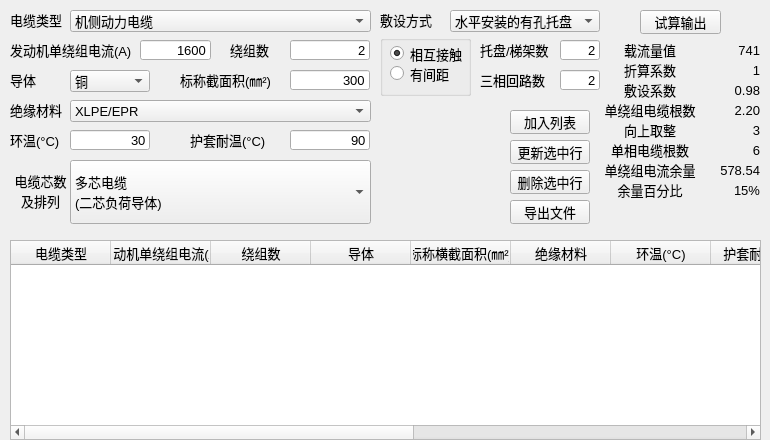
<?xml version="1.0" encoding="UTF-8"?>
<ui version="4.0">
 <class>PowerCableForm</class>
 <widget class="QWidget" name="PowerCableForm">
  <property name="geometry">
   <rect>
    <x>0</x>
    <y>0</y>
    <width>770</width>
    <height>440</height>
   </rect>
  </property>
  <property name="minimumSize">
   <size>
    <width>770</width>
    <height>440</height>
   </size>
  </property>
  <property name="maximumSize">
   <size>
    <width>1920</width>
    <height>1080</height>
   </size>
  </property>
  <property name="baseSize">
   <size>
    <width>770</width>
    <height>440</height>
   </size>
  </property>
  <property name="windowTitle">
   <string>动力电缆计算器</string>
  </property>
  <widget class="QLabel" name="lblI07">
   <property name="geometry">
    <rect>
     <x>10</x>
     <y>165</y>
     <width>61</width>
     <height>51</height>
    </rect>
   </property>
   <property name="font">
    <font>
     <family>Microsoft YaHei UI</family>
     <pointsize>10</pointsize>
    </font>
   </property>
   <property name="text">
    <string>电缆芯数及排列</string>
   </property>
   <property name="alignment">
    <set>Qt::AlignCenter</set>
   </property>
   <property name="wordWrap">
    <bool>true</bool>
   </property>
   <property name="buddy">
    <cstring>cmbCrossType</cstring>
   </property>
  </widget>
  <widget class="QLabel" name="lblI03">
   <property name="geometry">
    <rect>
     <x>10</x>
     <y>70</y>
     <width>51</width>
     <height>20</height>
    </rect>
   </property>
   <property name="font">
    <font>
     <family>Microsoft YaHei UI</family>
     <pointsize>10</pointsize>
    </font>
   </property>
   <property name="text">
    <string>导体</string>
   </property>
   <property name="buddy">
    <cstring>cmbConductor</cstring>
   </property>
  </widget>
  <widget class="QLineEdit" name="lineECS">
   <property name="geometry">
    <rect>
     <x>290</x>
     <y>70</y>
     <width>80</width>
     <height>20</height>
    </rect>
   </property>
   <property name="font">
    <font>
     <family>Microsoft YaHei UI</family>
     <pointsize>10</pointsize>
    </font>
   </property>
   <property name="inputMask">
    <string/>
   </property>
   <property name="text">
    <string>300</string>
   </property>
   <property name="maxLength">
    <number>5</number>
   </property>
   <property name="alignment">
    <set>Qt::AlignRight|Qt::AlignTrailing|Qt::AlignVCenter</set>
   </property>
  </widget>
  <widget class="QLabel" name="lblI04">
   <property name="geometry">
    <rect>
     <x>180</x>
     <y>70</y>
     <width>100</width>
     <height>20</height>
    </rect>
   </property>
   <property name="font">
    <font>
     <family>Microsoft YaHei UI</family>
     <pointsize>10</pointsize>
    </font>
   </property>
   <property name="text">
    <string>标称截面积(㎜²)</string>
   </property>
   <property name="buddy">
    <cstring>lineECS</cstring>
   </property>
  </widget>
  <widget class="QLabel" name="lblI02">
   <property name="geometry">
    <rect>
     <x>10</x>
     <y>40</y>
     <width>131</width>
     <height>20</height>
    </rect>
   </property>
   <property name="font">
    <font>
     <family>Microsoft YaHei UI</family>
     <pointsize>10</pointsize>
    </font>
   </property>
   <property name="text">
    <string>发动机单绕组电流(A)</string>
   </property>
   <property name="buddy">
    <cstring>lineEEC</cstring>
   </property>
  </widget>
  <widget class="QLineEdit" name="lineEEC">
   <property name="geometry">
    <rect>
     <x>140</x>
     <y>40</y>
     <width>71</width>
     <height>20</height>
    </rect>
   </property>
   <property name="font">
    <font>
     <family>Microsoft YaHei UI</family>
     <pointsize>10</pointsize>
    </font>
   </property>
   <property name="inputMask">
    <string/>
   </property>
   <property name="text">
    <string>1600</string>
   </property>
   <property name="maxLength">
    <number>5</number>
   </property>
   <property name="alignment">
    <set>Qt::AlignRight|Qt::AlignTrailing|Qt::AlignVCenter</set>
   </property>
  </widget>
  <widget class="QComboBox" name="cmbPCType">
   <property name="geometry">
    <rect>
     <x>70</x>
     <y>10</y>
     <width>301</width>
     <height>22</height>
    </rect>
   </property>
   <property name="font">
    <font>
     <family>Microsoft YaHei UI</family>
     <pointsize>10</pointsize>
    </font>
   </property>
   <property name="currentText">
    <string>机侧动力电缆</string>
   </property>
   <property name="frame">
    <bool>true</bool>
   </property>
   <item>
    <property name="text">
     <string>机侧动力电缆</string>
    </property>
   </item>
   <item>
    <property name="text">
     <string>网侧动力电缆</string>
    </property>
   </item>
   <item>
    <property name="text">
     <string>地埋电缆</string>
    </property>
   </item>
  </widget>
  <widget class="QLabel" name="lblI01">
   <property name="geometry">
    <rect>
     <x>10</x>
     <y>10</y>
     <width>61</width>
     <height>20</height>
    </rect>
   </property>
   <property name="font">
    <font>
     <family>Microsoft YaHei UI</family>
     <pointsize>10</pointsize>
    </font>
   </property>
   <property name="text">
    <string>电缆类型</string>
   </property>
   <property name="buddy">
    <cstring>cmbPCType</cstring>
   </property>
  </widget>
  <widget class="QComboBox" name="cmbConductor">
   <property name="geometry">
    <rect>
     <x>70</x>
     <y>70</y>
     <width>80</width>
     <height>22</height>
    </rect>
   </property>
   <property name="font">
    <font>
     <family>Microsoft YaHei UI</family>
     <pointsize>10</pointsize>
    </font>
   </property>
   <item>
    <property name="text">
     <string>铜</string>
    </property>
   </item>
   <item>
    <property name="text">
     <string>铝</string>
    </property>
   </item>
  </widget>
  <widget class="QLabel" name="lblI05">
   <property name="geometry">
    <rect>
     <x>10</x>
     <y>100</y>
     <width>60</width>
     <height>20</height>
    </rect>
   </property>
   <property name="font">
    <font>
     <family>Microsoft YaHei UI</family>
     <pointsize>10</pointsize>
    </font>
   </property>
   <property name="text">
    <string>绝缘材料</string>
   </property>
   <property name="buddy">
    <cstring>cmbMaterial</cstring>
   </property>
  </widget>
  <widget class="QComboBox" name="cmbMaterial">
   <property name="geometry">
    <rect>
     <x>70</x>
     <y>100</y>
     <width>301</width>
     <height>22</height>
    </rect>
   </property>
   <property name="font">
    <font>
     <family>Microsoft YaHei UI</family>
     <pointsize>10</pointsize>
    </font>
   </property>
   <item>
    <property name="text">
     <string>XLPE/EPR</string>
    </property>
   </item>
   <item>
    <property name="text">
     <string>PVC</string>
    </property>
   </item>
   <item>
    <property name="text">
     <string>矿物绝缘(PVC外护套与易于接触的裸护套70℃)</string>
    </property>
   </item>
   <item>
    <property name="text">
     <string>矿物绝缘(不允许接触的裸护套105℃)</string>
    </property>
   </item>
  </widget>
  <widget class="QLabel" name="lblI06">
   <property name="geometry">
    <rect>
     <x>190</x>
     <y>130</y>
     <width>91</width>
     <height>20</height>
    </rect>
   </property>
   <property name="font">
    <font>
     <family>Microsoft YaHei UI</family>
     <pointsize>10</pointsize>
    </font>
   </property>
   <property name="text">
    <string>护套耐温(°C)</string>
   </property>
   <property name="buddy">
    <cstring>lineESTR</cstring>
   </property>
  </widget>
  <widget class="QLineEdit" name="lineESTR">
   <property name="geometry">
    <rect>
     <x>290</x>
     <y>130</y>
     <width>80</width>
     <height>20</height>
    </rect>
   </property>
   <property name="font">
    <font>
     <family>Microsoft YaHei UI</family>
     <pointsize>10</pointsize>
    </font>
   </property>
   <property name="inputMask">
    <string/>
   </property>
   <property name="text">
    <string>90</string>
   </property>
   <property name="alignment">
    <set>Qt::AlignRight|Qt::AlignTrailing|Qt::AlignVCenter</set>
   </property>
  </widget>
  <widget class="QComboBox" name="cmbCrossType">
   <property name="geometry">
    <rect>
     <x>70</x>
     <y>160</y>
     <width>301</width>
     <height>64</height>
    </rect>
   </property>
   <property name="minimumSize">
    <size>
     <width>53</width>
     <height>64</height>
    </size>
   </property>
   <property name="maximumSize">
    <size>
     <width>16777215</width>
     <height>64</height>
    </size>
   </property>
   <property name="baseSize">
    <size>
     <width>0</width>
     <height>64</height>
    </size>
   </property>
   <property name="font">
    <font>
     <family>Microsoft YaHei UI</family>
     <pointsize>10</pointsize>
    </font>
   </property>
   <property name="iconSize">
    <size>
     <width>53</width>
     <height>64</height>
    </size>
   </property>
   <item>
    <property name="text">
     <string>多芯电缆
(二芯负荷导体)</string>
    </property>
   </item>
   <item>
    <property name="text">
     <string>多芯电缆
(三芯负荷导体)</string>
    </property>
   </item>
   <item>
    <property name="text">
     <string>单芯电缆
(相互接触的二根负荷导体)</string>
    </property>
   </item>
   <item>
    <property name="text">
     <string>单芯电缆
(相互接触的二根负荷导体)</string>
    </property>
   </item>
   <item>
    <property name="text">
     <string>单芯电缆
(扁平敷设相互接触的三根负荷导体)</string>
    </property>
   </item>
   <item>
    <property name="text">
     <string>单芯电缆
(扁平敷设的水平有间距的三根负荷导体)</string>
    </property>
   </item>
   <item>
    <property name="text">
     <string>单芯电缆
(扁平敷设的垂直有间距的三根负荷导体)</string>
    </property>
   </item>
  </widget>
  <widget class="QLabel" name="lblI08">
   <property name="geometry">
    <rect>
     <x>230</x>
     <y>40</y>
     <width>51</width>
     <height>20</height>
    </rect>
   </property>
   <property name="font">
    <font>
     <family>Microsoft YaHei UI</family>
     <pointsize>10</pointsize>
    </font>
   </property>
   <property name="text">
    <string>绕组数</string>
   </property>
   <property name="buddy">
    <cstring>lineEWings</cstring>
   </property>
  </widget>
  <widget class="QLineEdit" name="lineEWings">
   <property name="geometry">
    <rect>
     <x>290</x>
     <y>40</y>
     <width>80</width>
     <height>20</height>
    </rect>
   </property>
   <property name="font">
    <font>
     <family>Microsoft YaHei UI</family>
     <pointsize>10</pointsize>
    </font>
   </property>
   <property name="inputMask">
    <string/>
   </property>
   <property name="text">
    <string>2</string>
   </property>
   <property name="maxLength">
    <number>2</number>
   </property>
   <property name="alignment">
    <set>Qt::AlignRight|Qt::AlignTrailing|Qt::AlignVCenter</set>
   </property>
  </widget>
  <widget class="QLabel" name="lblI09">
   <property name="geometry">
    <rect>
     <x>380</x>
     <y>10</y>
     <width>61</width>
     <height>20</height>
    </rect>
   </property>
   <property name="font">
    <font>
     <family>Microsoft YaHei UI</family>
     <pointsize>10</pointsize>
    </font>
   </property>
   <property name="text">
    <string>敷设方式</string>
   </property>
  </widget>
  <widget class="QLabel" name="lblI10">
   <property name="geometry">
    <rect>
     <x>10</x>
     <y>130</y>
     <width>51</width>
     <height>20</height>
    </rect>
   </property>
   <property name="font">
    <font>
     <family>Microsoft YaHei UI</family>
     <pointsize>10</pointsize>
    </font>
   </property>
   <property name="text">
    <string>环温(°C)</string>
   </property>
   <property name="buddy">
    <cstring>lineEAmbientT</cstring>
   </property>
  </widget>
  <widget class="QLineEdit" name="lineEAmbientT">
   <property name="geometry">
    <rect>
     <x>70</x>
     <y>130</y>
     <width>80</width>
     <height>20</height>
    </rect>
   </property>
   <property name="font">
    <font>
     <family>Microsoft YaHei UI</family>
     <pointsize>10</pointsize>
    </font>
   </property>
   <property name="inputMask">
    <string/>
   </property>
   <property name="text">
    <string>30</string>
   </property>
   <property name="alignment">
    <set>Qt::AlignRight|Qt::AlignTrailing|Qt::AlignVCenter</set>
   </property>
  </widget>
  <widget class="QComboBox" name="cmbLayingType">
   <property name="geometry">
    <rect>
     <x>450</x>
     <y>10</y>
     <width>150</width>
     <height>22</height>
    </rect>
   </property>
   <property name="font">
    <font>
     <family>Microsoft YaHei UI</family>
     <pointsize>10</pointsize>
    </font>
   </property>
   <item>
    <property name="text">
     <string>水平安装的有孔托盘</string>
    </property>
   </item>
   <item>
    <property name="text">
     <string>垂直安装的有孔托盘</string>
    </property>
   </item>
   <item>
    <property name="text">
     <string>梯架和线夹等</string>
    </property>
   </item>
  </widget>
  <widget class="QGroupBox" name="groupBox">
   <property name="geometry">
    <rect>
     <x>380</x>
     <y>35</y>
     <width>91</width>
     <height>61</height>
    </rect>
   </property>
   <property name="font">
    <font>
     <family>Microsoft YaHei UI</family>
     <pointsize>10</pointsize>
    </font>
   </property>
   <property name="title">
    <string/>
   </property>
   <widget class="QRadioButton" name="rbSpace">
    <property name="geometry">
     <rect>
      <x>10</x>
      <y>30</y>
      <width>82</width>
      <height>17</height>
     </rect>
    </property>
    <property name="font">
     <font>
      <family>Microsoft YaHei UI</family>
      <pointsize>10</pointsize>
     </font>
    </property>
    <property name="text">
     <string>有间距</string>
    </property>
   </widget>
   <widget class="QRadioButton" name="rbTouch">
    <property name="geometry">
     <rect>
      <x>10</x>
      <y>10</y>
      <width>82</width>
      <height>17</height>
     </rect>
    </property>
    <property name="font">
     <font>
      <family>Microsoft YaHei UI</family>
      <pointsize>10</pointsize>
     </font>
    </property>
    <property name="text">
     <string>相互接触</string>
    </property>
    <property name="checked">
     <bool>true</bool>
    </property>
   </widget>
  </widget>
  <widget class="QLineEdit" name="lineENumber">
   <property name="geometry">
    <rect>
     <x>560</x>
     <y>40</y>
     <width>40</width>
     <height>20</height>
    </rect>
   </property>
   <property name="font">
    <font>
     <family>Microsoft YaHei UI</family>
     <pointsize>10</pointsize>
    </font>
   </property>
   <property name="inputMask">
    <string/>
   </property>
   <property name="text">
    <string>2</string>
   </property>
   <property name="maxLength">
    <number>1</number>
   </property>
   <property name="alignment">
    <set>Qt::AlignRight|Qt::AlignTrailing|Qt::AlignVCenter</set>
   </property>
  </widget>
  <widget class="QLabel" name="lblI11">
   <property name="geometry">
    <rect>
     <x>480</x>
     <y>40</y>
     <width>80</width>
     <height>20</height>
    </rect>
   </property>
   <property name="font">
    <font>
     <family>Microsoft YaHei UI</family>
     <pointsize>10</pointsize>
    </font>
   </property>
   <property name="text">
    <string>托盘/梯架数</string>
   </property>
   <property name="buddy">
    <cstring>lineENumber</cstring>
   </property>
  </widget>
  <widget class="QLineEdit" name="lineECircuits">
   <property name="geometry">
    <rect>
     <x>560</x>
     <y>70</y>
     <width>40</width>
     <height>20</height>
    </rect>
   </property>
   <property name="font">
    <font>
     <family>Microsoft YaHei UI</family>
     <pointsize>10</pointsize>
    </font>
   </property>
   <property name="inputMask">
    <string/>
   </property>
   <property name="text">
    <string>2</string>
   </property>
   <property name="maxLength">
    <number>1</number>
   </property>
   <property name="alignment">
    <set>Qt::AlignRight|Qt::AlignTrailing|Qt::AlignVCenter</set>
   </property>
  </widget>
  <widget class="QLabel" name="lblI12">
   <property name="geometry">
    <rect>
     <x>480</x>
     <y>70</y>
     <width>80</width>
     <height>20</height>
    </rect>
   </property>
   <property name="font">
    <font>
     <family>Microsoft YaHei UI</family>
     <pointsize>10</pointsize>
    </font>
   </property>
   <property name="text">
    <string>三相回路数</string>
   </property>
   <property name="buddy">
    <cstring>lineECircuits</cstring>
   </property>
  </widget>
  <widget class="QLabel" name="lblO04">
   <property name="geometry">
    <rect>
     <x>600</x>
     <y>100</y>
     <width>100</width>
     <height>20</height>
    </rect>
   </property>
   <property name="font">
    <font>
     <family>Microsoft YaHei UI</family>
     <pointsize>10</pointsize>
    </font>
   </property>
   <property name="text">
    <string>单绕组电缆根数</string>
   </property>
   <property name="alignment">
    <set>Qt::AlignCenter</set>
   </property>
   <property name="wordWrap">
    <bool>true</bool>
   </property>
  </widget>
  <widget class="QLabel" name="lblO06">
   <property name="geometry">
    <rect>
     <x>600</x>
     <y>140</y>
     <width>100</width>
     <height>20</height>
    </rect>
   </property>
   <property name="font">
    <font>
     <family>Microsoft YaHei UI</family>
     <pointsize>10</pointsize>
    </font>
   </property>
   <property name="text">
    <string>单相电缆根数</string>
   </property>
   <property name="alignment">
    <set>Qt::AlignCenter</set>
   </property>
  </widget>
  <widget class="QLabel" name="lblO05">
   <property name="geometry">
    <rect>
     <x>600</x>
     <y>120</y>
     <width>100</width>
     <height>20</height>
    </rect>
   </property>
   <property name="font">
    <font>
     <family>Microsoft YaHei UI</family>
     <pointsize>10</pointsize>
    </font>
   </property>
   <property name="text">
    <string>向上取整</string>
   </property>
   <property name="alignment">
    <set>Qt::AlignCenter</set>
   </property>
   <property name="wordWrap">
    <bool>true</bool>
   </property>
  </widget>
  <widget class="QLabel" name="lblO07">
   <property name="geometry">
    <rect>
     <x>600</x>
     <y>160</y>
     <width>100</width>
     <height>20</height>
    </rect>
   </property>
   <property name="font">
    <font>
     <family>Microsoft YaHei UI</family>
     <pointsize>10</pointsize>
    </font>
   </property>
   <property name="text">
    <string>单绕组电流余量</string>
   </property>
   <property name="alignment">
    <set>Qt::AlignCenter</set>
   </property>
  </widget>
  <widget class="QLabel" name="lblO08">
   <property name="geometry">
    <rect>
     <x>600</x>
     <y>180</y>
     <width>100</width>
     <height>20</height>
    </rect>
   </property>
   <property name="font">
    <font>
     <family>Microsoft YaHei UI</family>
     <pointsize>10</pointsize>
    </font>
   </property>
   <property name="text">
    <string>余量百分比</string>
   </property>
   <property name="alignment">
    <set>Qt::AlignCenter</set>
   </property>
  </widget>
  <widget class="QLabel" name="lblOSNum">
   <property name="geometry">
    <rect>
     <x>700</x>
     <y>100</y>
     <width>60</width>
     <height>20</height>
    </rect>
   </property>
   <property name="font">
    <font>
     <family>Microsoft YaHei UI</family>
     <pointsize>10</pointsize>
    </font>
   </property>
   <property name="text">
    <string>2.20</string>
   </property>
   <property name="alignment">
    <set>Qt::AlignRight|Qt::AlignTrailing|Qt::AlignVCenter</set>
   </property>
  </widget>
  <widget class="QLabel" name="lblOSNumUp">
   <property name="geometry">
    <rect>
     <x>700</x>
     <y>120</y>
     <width>60</width>
     <height>20</height>
    </rect>
   </property>
   <property name="font">
    <font>
     <family>Microsoft YaHei UI</family>
     <pointsize>10</pointsize>
    </font>
   </property>
   <property name="text">
    <string>3</string>
   </property>
   <property name="alignment">
    <set>Qt::AlignRight|Qt::AlignTrailing|Qt::AlignVCenter</set>
   </property>
  </widget>
  <widget class="QLabel" name="lblOSDNum">
   <property name="geometry">
    <rect>
     <x>700</x>
     <y>140</y>
     <width>60</width>
     <height>20</height>
    </rect>
   </property>
   <property name="font">
    <font>
     <family>Microsoft YaHei UI</family>
     <pointsize>10</pointsize>
    </font>
   </property>
   <property name="text">
    <string>6</string>
   </property>
   <property name="alignment">
    <set>Qt::AlignRight|Qt::AlignTrailing|Qt::AlignVCenter</set>
   </property>
  </widget>
  <widget class="QLabel" name="lblOECLeftNum">
   <property name="geometry">
    <rect>
     <x>700</x>
     <y>160</y>
     <width>60</width>
     <height>20</height>
    </rect>
   </property>
   <property name="font">
    <font>
     <family>Microsoft YaHei UI</family>
     <pointsize>10</pointsize>
    </font>
   </property>
   <property name="text">
    <string>578.54</string>
   </property>
   <property name="alignment">
    <set>Qt::AlignRight|Qt::AlignTrailing|Qt::AlignVCenter</set>
   </property>
  </widget>
  <widget class="QLabel" name="lblOECPer">
   <property name="geometry">
    <rect>
     <x>700</x>
     <y>180</y>
     <width>60</width>
     <height>20</height>
    </rect>
   </property>
   <property name="font">
    <font>
     <family>Microsoft YaHei UI</family>
     <pointsize>10</pointsize>
    </font>
   </property>
   <property name="text">
    <string>15%</string>
   </property>
   <property name="alignment">
    <set>Qt::AlignRight|Qt::AlignTrailing|Qt::AlignVCenter</set>
   </property>
   <property name="wordWrap">
    <bool>true</bool>
   </property>
  </widget>
  <widget class="QTableWidget" name="tblList">
   <property name="geometry">
    <rect>
     <x>10</x>
     <y>240</y>
     <width>751</width>
     <height>200</height>
    </rect>
   </property>
   <property name="font">
    <font>
     <family>Microsoft YaHei UI</family>
     <pointsize>10</pointsize>
    </font>
   </property>
   <property name="editTriggers">
    <set>QAbstractItemView::DoubleClicked|QAbstractItemView::SelectedClicked</set>
   </property>
   <column>
    <property name="text">
     <string>电缆类型</string>
    </property>
   </column>
   <column>
    <property name="text">
     <string>发动机单绕组电流(A)</string>
    </property>
   </column>
   <column>
    <property name="text">
     <string>绕组数</string>
    </property>
   </column>
   <column>
    <property name="text">
     <string>导体</string>
    </property>
   </column>
   <column>
    <property name="text">
     <string>标称横截面积(㎜²)</string>
    </property>
   </column>
   <column>
    <property name="text">
     <string>绝缘材料</string>
    </property>
   </column>
   <column>
    <property name="text">
     <string>环温(°C)</string>
    </property>
   </column>
   <column>
    <property name="text">
     <string>护套耐温(°C)</string>
    </property>
   </column>
   <column>
    <property name="text">
     <string>电缆芯数排列</string>
    </property>
   </column>
   <column>
    <property name="text">
     <string>敷设方式</string>
    </property>
   </column>
   <column>
    <property name="text">
     <string>是否接触</string>
    </property>
   </column>
   <column>
    <property name="text">
     <string>托盘/梯架数</string>
    </property>
   </column>
   <column>
    <property name="text">
     <string>三相回路数</string>
    </property>
   </column>
  </widget>
  <widget class="QPushButton" name="btnCalculation">
   <property name="geometry">
    <rect>
     <x>640</x>
     <y>10</y>
     <width>81</width>
     <height>24</height>
    </rect>
   </property>
   <property name="font">
    <font>
     <family>Microsoft YaHei UI</family>
     <pointsize>10</pointsize>
    </font>
   </property>
   <property name="text">
    <string>试算输出</string>
   </property>
  </widget>
  <widget class="QPushButton" name="btnAdd">
   <property name="geometry">
    <rect>
     <x>510</x>
     <y>110</y>
     <width>80</width>
     <height>24</height>
    </rect>
   </property>
   <property name="font">
    <font>
     <family>Microsoft YaHei UI</family>
     <pointsize>10</pointsize>
    </font>
   </property>
   <property name="text">
    <string>加入列表</string>
   </property>
  </widget>
  <widget class="QPushButton" name="btnUpdate">
   <property name="geometry">
    <rect>
     <x>510</x>
     <y>140</y>
     <width>80</width>
     <height>24</height>
    </rect>
   </property>
   <property name="font">
    <font>
     <family>Microsoft YaHei UI</family>
     <pointsize>10</pointsize>
    </font>
   </property>
   <property name="text">
    <string>更新选中行</string>
   </property>
  </widget>
  <widget class="QPushButton" name="btnDelete">
   <property name="geometry">
    <rect>
     <x>510</x>
     <y>170</y>
     <width>80</width>
     <height>24</height>
    </rect>
   </property>
   <property name="font">
    <font>
     <family>Microsoft YaHei UI</family>
     <pointsize>10</pointsize>
    </font>
   </property>
   <property name="text">
    <string>删除选中行</string>
   </property>
  </widget>
  <widget class="QPushButton" name="btnExport">
   <property name="geometry">
    <rect>
     <x>510</x>
     <y>200</y>
     <width>80</width>
     <height>24</height>
    </rect>
   </property>
   <property name="font">
    <font>
     <family>Microsoft YaHei UI</family>
     <pointsize>10</pointsize>
    </font>
   </property>
   <property name="text">
    <string>导出文件</string>
   </property>
  </widget>
  <widget class="QLabel" name="lblLayingImg">
   <property name="geometry">
    <rect>
     <x>390</x>
     <y>110</y>
     <width>111</width>
     <height>113</height>
    </rect>
   </property>
   <property name="minimumSize">
    <size>
     <width>0</width>
     <height>113</height>
    </size>
   </property>
   <property name="maximumSize">
    <size>
     <width>16777215</width>
     <height>113</height>
    </size>
   </property>
   <property name="baseSize">
    <size>
     <width>0</width>
     <height>113</height>
    </size>
   </property>
   <property name="font">
    <font>
     <family>Microsoft YaHei UI</family>
     <pointsize>10</pointsize>
    </font>
   </property>
   <property name="frameShadow">
    <enum>QFrame::Raised</enum>
   </property>
   <property name="text">
    <string/>
   </property>
   <property name="alignment">
    <set>Qt::AlignCenter</set>
   </property>
  </widget>
  <widget class="QLabel" name="lblOECNum">
   <property name="geometry">
    <rect>
     <x>700</x>
     <y>40</y>
     <width>60</width>
     <height>20</height>
    </rect>
   </property>
   <property name="font">
    <font>
     <family>Microsoft YaHei UI</family>
     <pointsize>10</pointsize>
    </font>
   </property>
   <property name="text">
    <string>741</string>
   </property>
   <property name="alignment">
    <set>Qt::AlignRight|Qt::AlignTrailing|Qt::AlignVCenter</set>
   </property>
  </widget>
  <widget class="QLabel" name="lblO01">
   <property name="geometry">
    <rect>
     <x>600</x>
     <y>40</y>
     <width>100</width>
     <height>20</height>
    </rect>
   </property>
   <property name="font">
    <font>
     <family>Microsoft YaHei UI</family>
     <pointsize>10</pointsize>
    </font>
   </property>
   <property name="text">
    <string>载流量值</string>
   </property>
   <property name="alignment">
    <set>Qt::AlignCenter</set>
   </property>
   <property name="wordWrap">
    <bool>true</bool>
   </property>
  </widget>
  <widget class="QLabel" name="lblO02">
   <property name="geometry">
    <rect>
     <x>600</x>
     <y>60</y>
     <width>100</width>
     <height>20</height>
    </rect>
   </property>
   <property name="font">
    <font>
     <family>Microsoft YaHei UI</family>
     <pointsize>10</pointsize>
    </font>
   </property>
   <property name="text">
    <string>折算系数</string>
   </property>
   <property name="alignment">
    <set>Qt::AlignCenter</set>
   </property>
   <property name="wordWrap">
    <bool>true</bool>
   </property>
  </widget>
  <widget class="QLabel" name="lblOCFnum">
   <property name="geometry">
    <rect>
     <x>700</x>
     <y>60</y>
     <width>60</width>
     <height>20</height>
    </rect>
   </property>
   <property name="font">
    <font>
     <family>Microsoft YaHei UI</family>
     <pointsize>10</pointsize>
    </font>
   </property>
   <property name="text">
    <string>1</string>
   </property>
   <property name="alignment">
    <set>Qt::AlignRight|Qt::AlignTrailing|Qt::AlignVCenter</set>
   </property>
  </widget>
  <widget class="QLabel" name="lblO03">
   <property name="geometry">
    <rect>
     <x>600</x>
     <y>80</y>
     <width>100</width>
     <height>20</height>
    </rect>
   </property>
   <property name="font">
    <font>
     <family>Microsoft YaHei UI</family>
     <pointsize>10</pointsize>
    </font>
   </property>
   <property name="text">
    <string>敷设系数</string>
   </property>
   <property name="alignment">
    <set>Qt::AlignCenter</set>
   </property>
   <property name="wordWrap">
    <bool>true</bool>
   </property>
  </widget>
  <widget class="QLabel" name="lblOACF">
   <property name="geometry">
    <rect>
     <x>700</x>
     <y>80</y>
     <width>60</width>
     <height>20</height>
    </rect>
   </property>
   <property name="font">
    <font>
     <family>Microsoft YaHei UI</family>
     <pointsize>10</pointsize>
    </font>
   </property>
   <property name="text">
    <string>0.98</string>
   </property>
   <property name="alignment">
    <set>Qt::AlignRight|Qt::AlignTrailing|Qt::AlignVCenter</set>
   </property>
  </widget>
 </widget>
 <tabstops>
  <tabstop>cmbPCType</tabstop>
  <tabstop>lineEEC</tabstop>
  <tabstop>lineEWings</tabstop>
  <tabstop>cmbConductor</tabstop>
  <tabstop>lineECS</tabstop>
  <tabstop>cmbMaterial</tabstop>
  <tabstop>lineEAmbientT</tabstop>
  <tabstop>lineESTR</tabstop>
  <tabstop>cmbCrossType</tabstop>
  <tabstop>rbTouch</tabstop>
  <tabstop>rbSpace</tabstop>
  <tabstop>lineENumber</tabstop>
  <tabstop>lineECircuits</tabstop>
  <tabstop>btnCalculation</tabstop>
  <tabstop>btnAdd</tabstop>
  <tabstop>btnUpdate</tabstop>
  <tabstop>btnDelete</tabstop>
  <tabstop>btnExport</tabstop>
  <tabstop>tblList</tabstop>
 </tabstops>
 <resources/>
 <connections/>
</ui>
